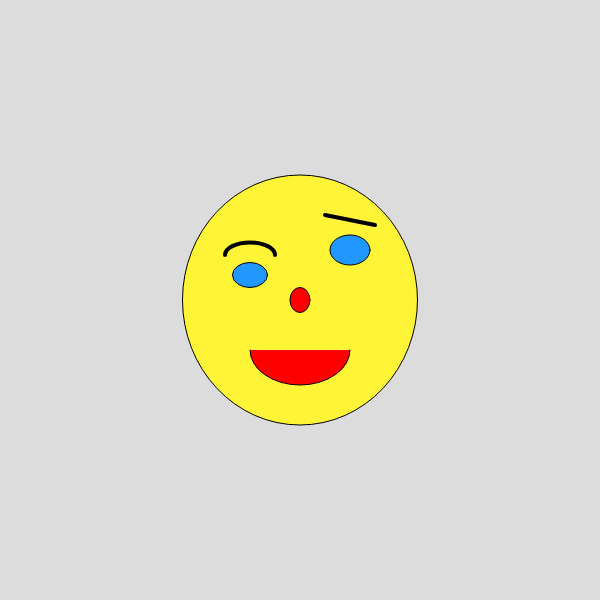
Frame 1 (no input)
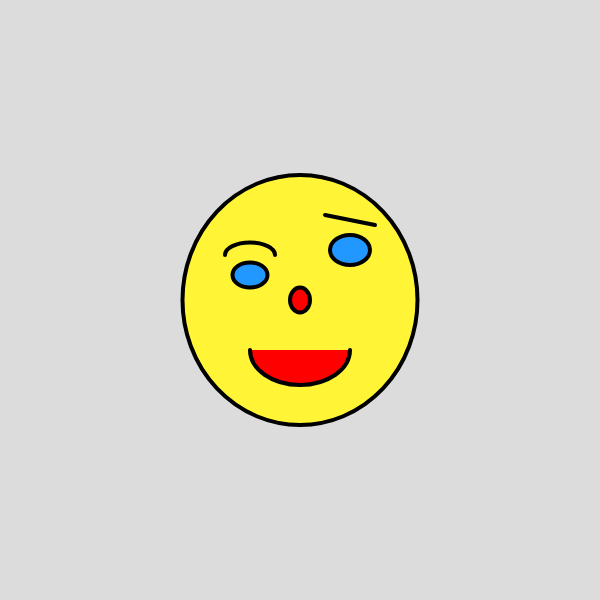
Frame 60 (no input)
Frame 120 (the mouse pressed at the canvas centre since frame 60): identical to frame 60, image omitted

The p5.js sketch that drew these frames (run headless with seeded random() and noise() and a simulated clock; from frame 60 on, the mouse is pressed at the canvas centre):

// p5.js sketch
// ── sketch.js
function setup() {
  createCanvas(600,600);//Crea un àrea de dibuix de 600 píxels quadrats, 600 píxels d'ample i 600 píxels d'alçada, canvas és àrea de dibuix. Setup és la configuració o característiques del nostre codi
}

function draw() {//draw significa dibuixar
  background(220);//fons de color gris, perquè hi ha un numero entre 0 i 255 i el 0 és negre i el 255 és blanc
  fill(255,245,54);//fill significa omplir de color el que hi ha a continuació en aquest cas el·lipses. El primer número és el nivell de vermellor(R:red), el segon número es el nivel de verdor(G=green) i el tercer número és el nivell  de   blabor(B:blue).Podem fer 255·255·255:16.700.000 de colors diferents.He de posar el color que vulgui els ulls i la cara canviant els 3 números, buscant a google colors RGB
  ellipse(300,300,235,250);//Es la cara sensera. El primer número significa la posició X (horitzontal) del centre de la el·lipse. El segon número significa la posició Y (vertical) del centre de la el·lipse. El tercer número significa l'amplada de la el·lipse en píxels i el quart l'alçada del el·lipse. Sempre els números contats des de la cantonada superior esquerra, es a dir el punt 0,0 es troba diferent que a matemàtiques (cantonada inferior esquerra)
  fill(33, 152, 255)//Color dels ulls
  ellipse(250,275,35,25);//És l'ull dret perquè és 250 de X al centre
  ellipse(350,250,40,30);//És l'ull esquerre perquè es 350 píxels de X del centre
  fill(255,0,0)//És el color de la boca i és vermellós perquè té molta quantitat de vermell
  arc(300,350,100,70,0,PI)//Boca
  ellipse(300,300,20,25);
  noFill();//No oplis de color la cella
  strokeWeight(4);
  arc(250,255,50,25,PI,0);//Cella esquerra
  strokeWeight(4);
  line(325,215,375,225)//Cella dreta: els dos primers números són la X
}
